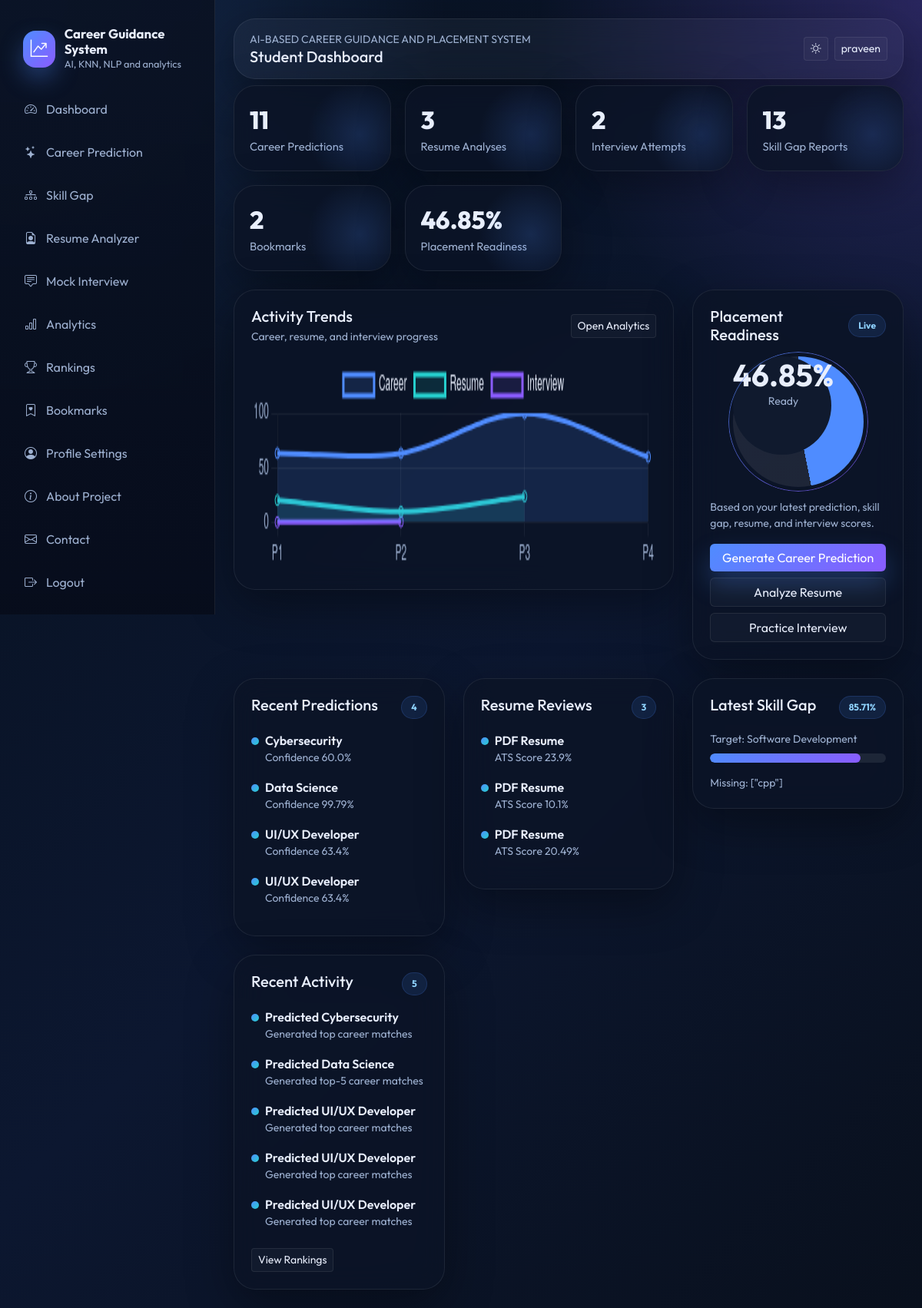
/dashboard (signed in), run on an earlier commit of the app's database.
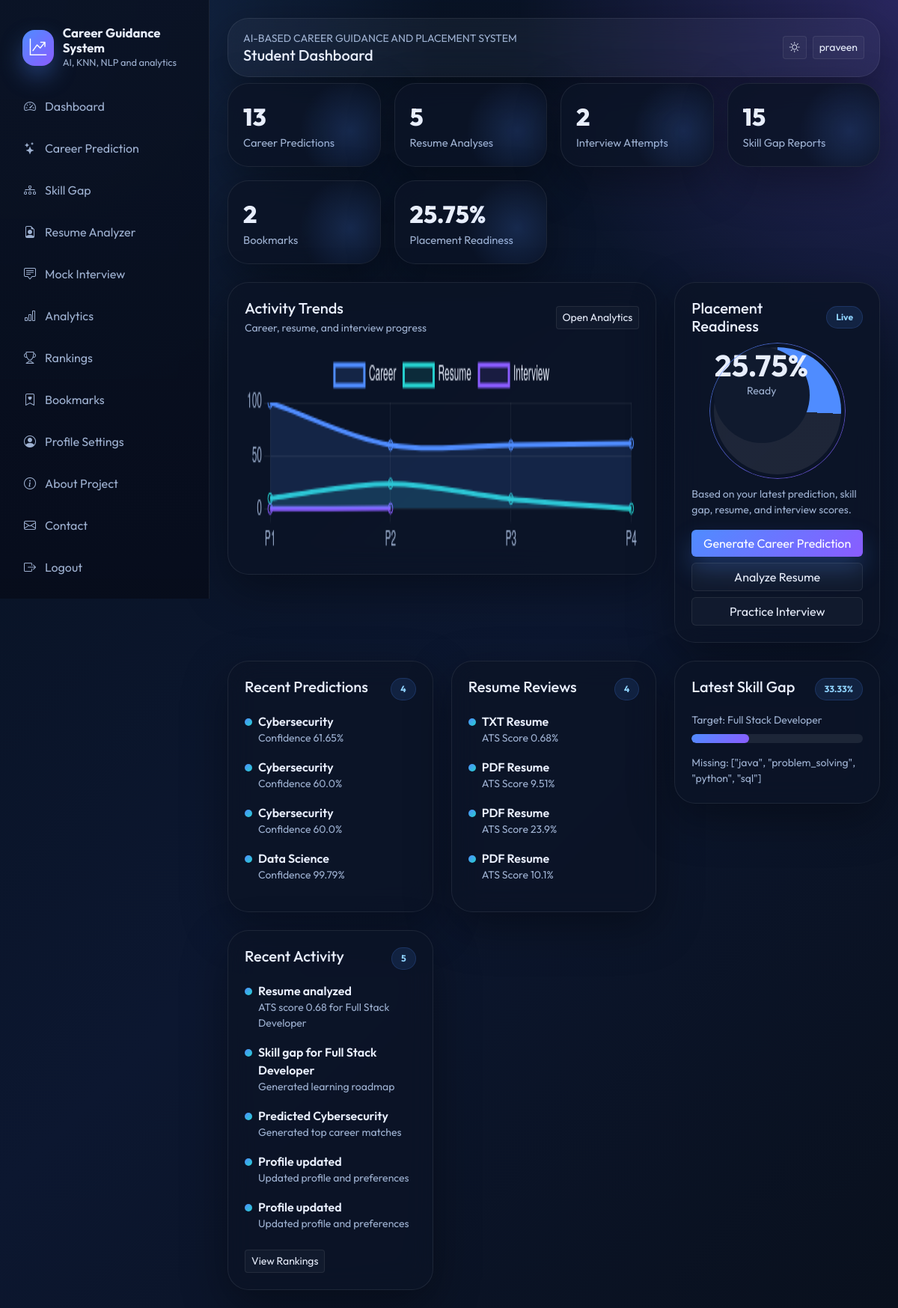
And on a later commit of the database.
### models/db_models.py (models this page shows)
class TimestampMixin:
    created_at = db.Column(db.DateTime, default=datetime.utcnow, nullable=False)
    updated_at = db.Column(db.DateTime, default=datetime.utcnow, onupdate=datetime.utcnow, nullable=False)

class CareerPrediction(TimestampMixin, db.Model):
    __tablename__ = "career_predictions"
    id = db.Column(db.Integer, primary_key=True)
    user_id = db.Column(db.Integer, db.ForeignKey("users.id"), nullable=False)
    input_skills_json = db.Column(db.Text, nullable=False)
    recommended_domain = db.Column(db.String(120), nullable=False)
    top_matches_json = db.Column(db.Text, nullable=False)
    confidence = db.Column(db.Float, default=0)

class Resume(TimestampMixin, db.Model):
    __tablename__ = "resumes"
    id = db.Column(db.Integer, primary_key=True)
    user_id = db.Column(db.Integer, db.ForeignKey("users.id"), nullable=False)
    filename = db.Column(db.String(255), nullable=False)
    file_type = db.Column(db.String(20), nullable=False)
    extracted_text = db.Column(db.Text)
    ats_score = db.Column(db.Float, default=0)
    keyword_matches_json = db.Column(db.Text)
    missing_keywords_json = db.Column(db.Text)
    summary_json = db.Column(db.Text)

class SkillGapAnalysis(TimestampMixin, db.Model):
    __tablename__ = "skill_gap_analysis"
    id = db.Column(db.Integer, primary_key=True)
    user_id = db.Column(db.Integer, db.ForeignKey("users.id"), nullable=False)
    target_domain = db.Column(db.String(120), nullable=False)
    current_score = db.Column(db.Float, default=0)
    missing_skills_json = db.Column(db.Text)
    roadmap_json = db.Column(db.Text)
    analysis_json = db.Column(db.Text)

class UserActivity(TimestampMixin, db.Model):
    __tablename__ = "user_activities"
    id = db.Column(db.Integer, primary_key=True)
    user_id = db.Column(db.Integer, db.ForeignKey("users.id"), nullable=False)
    activity_type = db.Column(db.String(50), nullable=False)
    title = db.Column(db.String(120), nullable=False)
    detail = db.Column(db.Text)
    score = db.Column(db.Float, default=0)

### routes/student.py (the view)
@student_bp.route("/dashboard")
@login_required
def dashboard():
    prediction_count = CareerPrediction.query.filter_by(user_id=current_user.id).count()
    resume_count = Resume.query.filter_by(user_id=current_user.id).count()
    interview_count = InterviewResult.query.filter_by(user_id=current_user.id).count()
    analysis_count = SkillGapAnalysis.query.filter_by(user_id=current_user.id).count()
    bookmark_count = CareerBookmark.query.filter_by(user_id=current_user.id).count()
    recent_predictions = CareerPrediction.query.filter_by(user_id=current_user.id).order_by(CareerPrediction.created_at.desc()).limit(4).all()
    recent_resumes = Resume.query.filter_by(user_id=current_user.id).order_by(Resume.created_at.desc()).limit(4).all()
    recent_interviews = InterviewResult.query.filter_by(user_id=current_user.id).order_by(InterviewResult.created_at.desc()).limit(4).all()
    recent_analysis = SkillGapAnalysis.query.filter_by(user_id=current_user.id).order_by(SkillGapAnalysis.created_at.desc()).first()
    recent_activities = UserActivity.query.filter_by(user_id=current_user.id).order_by(UserActivity.created_at.desc()).limit(5).all()
    latest_prediction = recent_predictions[0] if recent_predictions else None
    latest_resume = recent_resumes[0] if recent_resumes else None
    latest_interview = recent_interviews[0] if recent_interviews else None
    prediction_score = latest_prediction.confidence if latest_prediction else 0
    skill_score = recent_analysis.current_score if recent_analysis else 0
    resume_score = latest_resume.ats_score if latest_resume else 0
    interview_score = latest_interview.score if latest_interview else 0
    readiness = placement_readiness_score(prediction_score, skill_score, resume_score, interview_score)
    history = {
        "predictions": [record.confidence for record in reversed(recent_predictions)],
        "resumes": [record.ats_score for record in reversed(recent_resumes)],
        "interviews": [record.score for record in reversed(recent_interviews)],
    }
    return render_template(
        "student/dashboard.html",
        metrics={
            "predictions": prediction_count,
            "resumes": resume_count,
            "interviews": interview_count,
            "analyses": analysis_count,
            "bookmarks": bookmark_count,
            "readiness": readiness,
        },
        recent_predictions=recent_predictions,
        recent_resumes=recent_resumes,
        recent_interviews=recent_interviews,
        recent_analysis=recent_analysis,
        recent_activities=recent_activities,
        history_json=json.dumps(history),
    )

### app.py (called while the page is built)
@login_manager.user_loader
def load_user(user_id):
    return User.query.get(int(user_id))

### utils/ml_utils.py (called while the page is built)
def placement_readiness_score(prediction_score: float, skill_score: float, resume_score: float, interview_score: float) -> float:
    return round((prediction_score * 0.25) + (skill_score * 0.3) + (resume_score * 0.25) + (interview_score * 0.2), 2)

### templates/student/dashboard.html (shortened to what the changed rows need)
{% extends "base.html" %}
{% block content %}
<div class="container-fluid px-0">
  <div class="stats-grid mb-4">
    <div class="stat-card"><div class="stat-value">{{ metrics.predictions }}</div><div class="stat-label">Career Predictions</div></div>
    <div class="stat-card"><div class="stat-value">{{ metrics.resumes }}</div><div class="stat-label">Resume Analyses</div></div>
    <div class="stat-card"><div class="stat-value">{{ metrics.analyses }}</div><div class="stat-label">Skill Gap Reports</div></div>
    <div class="stat-card"><div class="stat-value">{{ metrics.readiness }}%</div><div class="stat-label">Placement Readiness</div></div>
  </div>
  <div class="row g-4 mb-4">
    <div class="col-lg-8">
      <div class="glass-card chart-card h-100">
        <div class="d-flex justify-content-between align-items-center mb-3">
          <div>
          </div>
          <a href="{{ url_for('student.analytics') }}" class="btn btn-outline-soft btn-sm">Open Analytics</a>
        </div>
        <canvas id="historyChart" height="140"></canvas>
      </div>
    </div>
    <div class="col-lg-4">
      <div class="glass-card h-100">
        <div class="d-flex align-items-center justify-content-center mb-3">
          <div class="glow-ring rounded-circle d-grid place-items-center" style="width: 170px; height: 170px; background: conic-gradient(var(--primary) 0 {{ metrics.readiness }}%, rgba(255,255,255,0.08) {{ metrics.readiness }}% 100%);">
            <div class="rounded-circle d-grid place-items-center" style="width: 128px; height: 128px; background: var(--surface-strong);">
              <div class="text-center">
                <div class="fw-bold display-6 mb-0">{{ metrics.readiness }}%</div>
                <div class="small text-muted">Ready</div>
              </div>
            </div>
          </div>
        </div>
      </div>
    </div>
  </div>
  <div class="row g-4">
    <div class="col-lg-4">
      <div class="glass-card h-100">
        {% for item in recent_predictions %}
        <div class="timeline-item">
          <div class="fw-semibold">{{ item.recommended_domain }}</div>
          <div class="text-muted small">Confidence {{ item.confidence }}%</div>
        </div>
        {% else %}
        <p class="text-muted">No predictions yet.</p>
        {% endfor %}
      </div>
    </div>
    <div class="col-lg-4">
      <div class="glass-card h-100">
        <div class="d-flex justify-content-between mb-3"><h5 class="mb-0">Resume Reviews</h5><span class="badge badge-soft">{{ recent_resumes|length }}</span></div>
        {% for item in recent_resumes %}
        <div class="timeline-item">
          <div class="fw-semibold">{{ item.file_type|upper }} Resume</div>
          <div class="text-muted small">ATS Score {{ item.ats_score }}%</div>
        </div>
        {% else %}
        <p class="text-muted">No resume analysis yet.</p>
        {% endfor %}
      </div>
    </div>
    <div class="col-lg-4">
      <div class="glass-card h-100">
        <div class="d-flex justify-content-between mb-3"><h5 class="mb-0">Latest Skill Gap</h5><span class="badge badge-soft">{{ recent_analysis.current_score if recent_analysis else 0 }}%</span></div>
        {% if recent_analysis %}
        <p class="text-muted small mb-2">Target: {{ recent_analysis.target_domain }}</p>
        <div class="progress mb-3"><div class="progress-bar" style="width: {{ recent_analysis.current_score }}%"></div></div>
        <div class="small text-muted">Missing: {{ recent_analysis.missing_skills_json }}</div>
        {% else %}
        <p class="text-muted">No skill gap analysis yet.</p>
        {% endif %}
      </div>
    </div>
    <div class="col-lg-4">
      <div class="glass-card h-100">
        {% for item in recent_activities %}
        <div class="timeline-item">
          <div class="fw-semibold">{{ item.title }}</div>
          <div class="text-muted small">{{ item.detail }}</div>
        </div>
        {% else %}
        <p class="text-muted">Your latest actions will show up here.</p>
        {% endfor %}
      </div>
    </div>
  </div>
</div>
{% endblock %}
{% block scripts %}
<script>
  const history = {{ history_json|safe }};
  const ctx = document.getElementById('historyChart');
  if (ctx) {
    new Chart(ctx, {
      type: 'line',
      data: {
        labels: history.predictions.map((_, index) => `P${index + 1}`),
        datasets: [
          { label: 'Career', data: history.predictions, borderColor: '#4f8cff', backgroundColor: 'rgba(79,140,255,0.15)', tension: 0.35, fill: true },
          { label: 'Resume', data: history.resumes, borderColor: '#26d0ce', backgroundColor: 'rgba(38,208,206,0.12)', tension: 0.35, fill: true },
          { label: 'Interview', data: history.interviews, borderColor: '#8a5cff', backgroundColor: 'rgba(138,92,255,0.12)', tension: 0.35, fill: true }
        ]
      },
      options: {
        responsive: true,
        plugins: { legend: { labels: { color: getComputedStyle(document.body).getPropertyValue('--text') } } },
        scales: {
          x: { ticks: { color: getComputedStyle(document.body).getPropertyValue('--muted') }, grid: { color: 'rgba(255,255,255,0.06)' } },
          y: { beginAtZero: true, max: 100, ticks: { color: getComputedStyle(document.body).getPropertyValue('--muted') }, grid: { color: 'rgba(255,255,255,0.06)' } }
        }
      }
    });
  }
</script>
{% endblock %}

What changed in the data, as far as the page shows it:
no longer on this page (row unchanged): CareerPrediction: recommended_domain "UI/UX Developer", confidence "63.4"
no longer on this page (row unchanged): CareerPrediction: recommended_domain "UI/UX Developer", confidence "63.4"
no longer on this page (row unchanged): Resume: file_type "PDF", ats_score "20.49"
no longer on this page (row unchanged): SkillGapAnalysis: current_score "85.71", target_domain "Software Development", missing_skills_json "[\"cpp\"]"
no longer on this page (row unchanged): UserActivity: title "Predicted Data Science", detail "Generated top-5 career matches"
no longer on this page (row unchanged): UserActivity: title "Predicted UI/UX Developer", detail "Generated top career matches"
no longer on this page (row unchanged): UserActivity: title "Predicted UI/UX Developer", detail "Generated top career matches"
no longer on this page (row unchanged): UserActivity: title "Predicted UI/UX Developer", detail "Generated top career matches"
added CareerPrediction: recommended_domain "Cybersecurity", confidence "61.65"
added CareerPrediction: recommended_domain "Cybersecurity", confidence "60.0"
added Resume: file_type "TXT", ats_score "0.68"
added Resume: file_type "PDF", ats_score "9.51"
added SkillGapAnalysis: current_score "33.33", target_domain "Full Stack Developer", missing_skills_json "[\"java\", \"problem_solving\", \"python\", \"sql\"]"
added UserActivity: title "Resume analyzed", detail "ATS score 0.68 for Full Stack Developer"
added UserActivity: title "Skill gap for Full Stack Developer", detail "Generated learning roadmap"
added UserActivity: title "Profile updated", detail "Updated profile and preferences"
added UserActivity: title "Profile updated", detail "Updated profile and preferences"
Also different on the page:
{{ metrics.predictions }}: "11" → "13"
{{ metrics.resumes }}: "3" → "5"
{{ metrics.analyses }}: "13" → "15"
{{ metrics.readiness }}: "46.85" → "25.75"
chart data {{ history_json|safe }}: {"predictions": [63.4, 63.4, 99.79, 60.0], "resumes": [20.49, 10.1, 23.9], "interviews": [0.42, 0.83]} → {"predictions": [99.79, 60.0, 60.0, 61.65], "resumes": [10.1, 23.9, 9.51, 0.68], "interviews": [0.42, 0.83]}
{{ recent_resumes|length }}: "3" → "4"
{{ recent_analysis.current_score }}: 85.71 → 33.33 (drawn)
